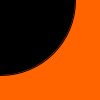
Frame 1 (no input)
Frame 60 (the mouse pressed at the canvas centre just before this capture): identical to frame 1, image omitted
Frame 120 (the mouse held since frame 60 and released just before this capture): blank canvas, image omitted

The Processing sketch that drew this single still picture (run headless with seeded random() and noise(); from frame 60 on, the mouse is pressed at the canvas centre):

// Processing sketch: bluetooth_circles
// ── bluetooth_circles.pde
/*Circle Dragger: Simple Android-Processing Sketch written by ScottC on 13/03/2013.
 Visit: http://arduinobasics.blogspot.com/
*/

int circleWidth = 150;

void setup(){
 orientation(LANDSCAPE);
}

void draw(){
 background(255,100,0);
 fill(0);
 ellipse(mouseX,mouseY,circleWidth,circleWidth);
}
